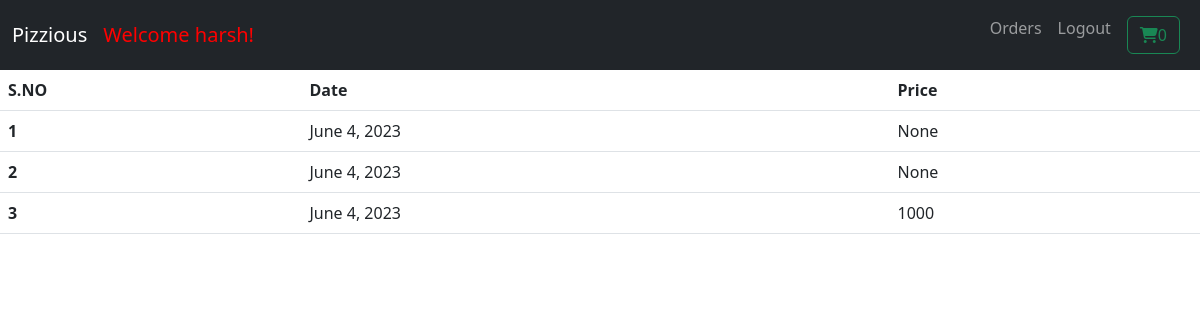
Page /api/orders/ (signed in) on the committed database.
### order/models.py (models this page shows)
class BaseModel(models.Model):
    uid=models.UUIDField(default=uuid.uuid4,editable=False,primary_key=True)
    created_at=models.DateField(auto_now_add=True)
    updated_at=models.DateField( auto_now_add=True)
    class Meta:
        abstract=True

class Cart(BaseModel):
    user=models.ForeignKey(User,null=True,blank=True, on_delete=models.SET_NULL,related_name="carts")
    is_paid=models.BooleanField(default=False)
    instamojo_id=models.CharField(max_length=2000,null=True,blank=True)
    def get_cart_total(self):
        return CartItems.objects.filter(cart=self).aggregate(Sum('pizza__price'))['pizza__price__sum']

### order/views.py (the view)
# urls.py: path("orders/",views.orders,name="orders"),
@login_required(login_url='/api/login')
def orders(request):
    orders=Cart.objects.filter(is_paid=True,user=request.user)
    context={'orders':orders}
    return render(request,'orders.html',context)

### order/templates/orders.html
{% extends "base.html" %}
{% block start %}
<table class="table">
    <thead>
      <tr>
        <th scope="col">S.NO</th>
        <th scope="col">Date</th>
        <th scope="col">Price</th>
      </tr>
    </thead>
    <tbody>
        {% for order in orders %}
      <tr>
        <th scope="row">{{forloop.counter}}</th>
        <td>
          {{order.created_at}}
      </td>
        <td>
            {{order.get_cart_total}}
        </td>
    </tr>
    {% endfor %}
    </tbody>
  </table>
{% endblock %}

### order/templates/base.html (shortened to what this page needs)
<!doctype html>
<html lang="en">
  <head>
    <link href="https://cdn.jsdelivr.net/npm/bootstrap@5.3.0/dist/css/bootstrap.min.css" rel="stylesheet">
    <link rel="stylesheet" href=
    "https://cdnjs.cloudflare.com/ajax/libs/font-awesome/6.2.0/css/all.css">
</head>
  <body>
    <nav class="navbar navbar-expand-lg navbar-dark bg-dark">
      <div class="container-fluid">
          <a href="{% url 'home' %}" class="navbar-brand">Pizzious</a>
        {% if request.user.is_authenticated %}
          <a style="color:red;font-size:20px" class="nav-link">Welcome {{request.user.username}}!</a>
        {% endif %}
          <div class="collapse navbar-collapse justify-content-end" id="navbarNav">
              <ul class="navbar-nav">
                  {% if request.user.is_authenticated %}
                  <li class="nav-item">
                      <a href="{% url 'orders' %}" class="nav-link">Orders</a>
                  </li>
                  <li class="nav-item">
                      <a href="{% url 'logout' %}" class="nav-link">Logout</a>
                  </li>
                  <li class="nav-item">
                      <a href="{% url 'cart' %}" class="nav-link">
                          <button class="btn btn-outline-success">
                              <i class="fa-solid fa-cart-shopping"></i>{{ request.user.cart_count }}
                          </button>
                      </a>
                  </li>
                  {% endif %}
              </ul>
          </div>
      </div>
  </nav>
      {% block start %}
      {% endblock %}
  </body>
</html>

### rows in the picture
Cart: created_at "June 4, 2023", get_cart_total "None"
Cart: created_at "June 4, 2023", get_cart_total "None"
Cart: created_at "June 4, 2023", get_cart_total "1000"

### other values in the picture
{{ request.user.username }} "harsh"
{{ request.user.cart_count }} "0"
